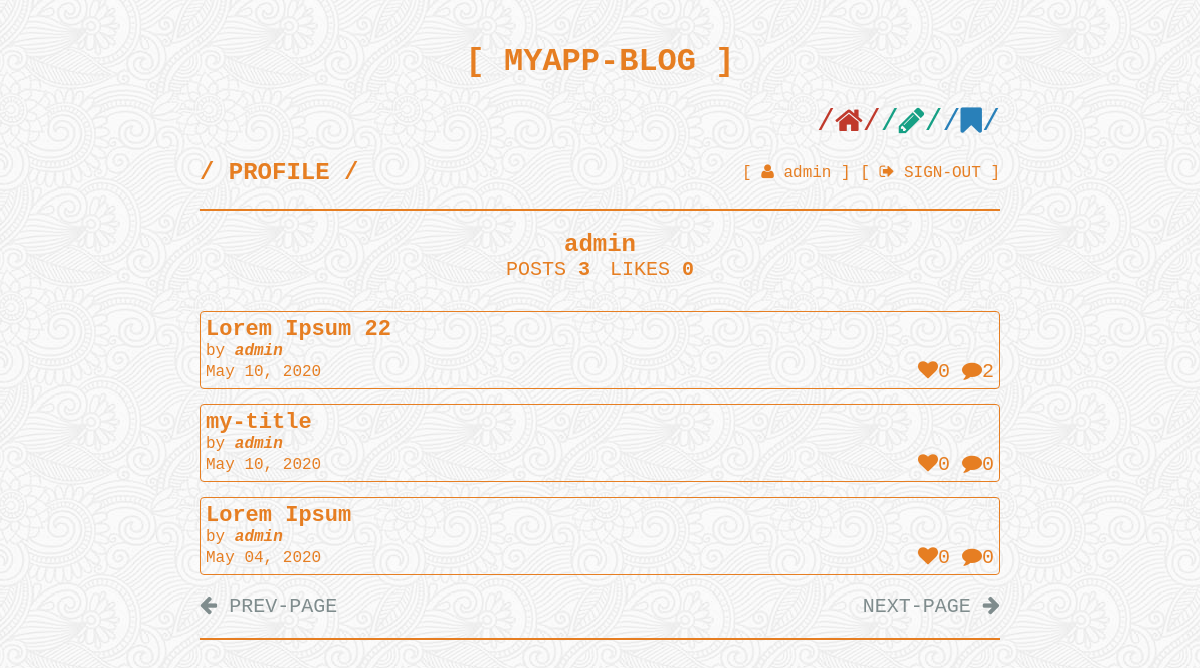
The app's page /profile (signed in) with its own data.
### blog/models.py (models this page shows, shortened)
class User(UserMixin, db.Model):
    __tablename__ = "user"
    id = db.Column(db.Integer, primary_key=True, autoincrement=True)
    username = db.Column(db.String(32), nullable=False, unique=True)
    password_hash = db.Column(db.String(256), nullable=False)
    posts = db.relationship("Post", backref="user")
    comments = db.relationship("Comment", backref="user")
    liked_posts = db.relationship(
        "Post", secondary=likes, backref="liked_by", lazy="dynamic"
    )
    saved_posts = db.relationship(
        "Post", secondary=saves, backref="saved_by", lazy="dynamic",
    )

class Post(db.Model):
    __tablename__ = "post"
    id = db.Column(db.Integer, primary_key=True, autoincrement=True)
    user_id = db.Column(db.Integer, db.ForeignKey("user.id"))
    title = db.Column(db.String(256), nullable=False)
    body = db.Column(db.Text, nullable=False)
    comments = db.relationship("Comment", backref="post")
    created = db.Column(db.DateTime, server_default=func.now())

### blog/views.py (the view)
@app_blueprint.route("/profile")
@login_required
def profile():
    page = request.args.get("page", 1, type=int)
    pagination = (
        Post.query.filter_by(user_id=current_user.id)
        .order_by(Post.created.desc())
        .paginate(page, current_app.config["POSTS_PER_PAGE"], False)
    )
    post_count = (
        db.session.query(Post, func.count().label("number"))
        .filter_by(user_id=current_user.id)
        .first()
        .number
    )
    like_count = (
        db.session.query(Post, func.count().label("number"))
        .join(likes, Post.id == likes.c.post_id)
        .filter(Post.user_id == current_user.id, likes.c.user_id != current_user.id)
        .first()
        .number
    )
    return render_template(
        "user.html",
        pagination=pagination,
        post_count=post_count,
        like_count=like_count,
        user=current_user,
        username=current_user.username,
        page_route="app.profile",
        page_title="PROFILE",
        page_color="orange",
    )

### blog/views.py (called while the page is built)
@login_manager.user_loader
def load_user(user_id):
    if user_id is not None:
        return User.query.get(user_id)
    return None

### blog/templates/user.html
{% extends "base.html" %}
{% block content %}
<main class="page-container">
  <div class="user-container">
    <div class="user-name">
      <span><b>{{username}}</b></span>
    </div>
    <div class="user-stats">
      <div class="user-stats-item">
        <span>POSTS</span>
        <b>{{post_count}}</b>
      </div>
      <div class="user-stats-item">
        <span>LIKES</span>
        <b>{{like_count}}</b>
      </div>
    </div>
  </div>
  {% include "posts.html" %}
</main>
{% endblock %}

### blog/templates/header.html (shortened to what this page needs)
{% block header %}
<div class="website-title enclose-square">
  MYAPP-BLOG
</div>
{% if user %}
<nav class="navbar">
  <a class="button-red" href="{{ url_for('app.home') }}" title="HOME" role="button">
    <span class="enclose-{{'square' if page_title=='HOME' else 'slash'}} display-inline-flex">
      <i class="fa fa-home" aria-hidden="true"></i>
    </span>
  </a>
  <a class="button-green" href="{{ url_for('app.new_post') }}" title="NEW-POST" role="button">
    <span class="enclose-{{'square' if page_title=='NEW-POST' else 'slash'}} display-inline-flex">
      <i class="fa fa-pencil" aria-hidden="true"></i>
    </span>
  </a>
  <a class="button-blue" href="{{ url_for('app.saved_posts') }}" title="SAVED-POSTS" role="button">
    <span class="enclose-{{'square' if page_title=='SAVED-POSTS' else 'slash'}} display-inline-flex">
      <i class="fa fa-bookmark" aria-hidden="true"></i>
    </span>
  </a>
</nav>
{% endif %}
<div class="page-title-container">
  <div class="page-title enclose-slash">
    {{page_title}}
  </div>
  {% if user -%}
  <div class="signed-in-container">
    <a class="enclose-square" href="{{ url_for('app.profile') }}">
      <i class="fa fa-user" aria-hidden="true"></i>
      <span>{{user.username}}</span>
    </a>
    <a class="enclose-square" href="{{ url_for('app.sign_out') }}">
      <i class="fa fa-sign-out" aria-hidden="true"></i>
      <span>SIGN-OUT</span>
    </a>
  </div>
  {%- endif %}
</div>
{% endblock %}

### blog/templates/posts.html (shortened to what this page needs)
{% block posts %}
{% if pagination.items -%}
{% for post in pagination.items %}
<div class="post-container theme-border">
  <div class="post-header">
    <div class="post-title-container">
      <a class="post-title" href="{{ url_for('app.view_post', post_id=post.id) }}">
        <b>{{post.title}}</b>
      </a>
      <div class="post-author-container">
        <span>by</span>
        <a href="{{ url_for('app.view_user', user_id=post.user.id) }}">
          <i><b>{{post.user.username}}</b></i>
        </a>
      </div>
    </div>
  </div>
  <div class="post-footer">
    <span class="post-date">{{post.created.strftime("%b %d, %Y")}}</span>
    <div class="post-button-container">
      <span class="display-inline-flex" title="Likes">
        <i class="fa fa-heart" aria-hidden="true"></i>
        <span>{{post.liked_by|length}}</span>
      </span>
      <span class="display-inline-flex" title="Comments">
        <i class="fa fa-comment" aria-hidden="true"></i>
        <span>{{post.comments|length}}</span>
      </span>
    </div>
  </div>
</div>
{% endfor %}
<div class="pagination-container">
  {% if pagination.has_prev -%}
  <a class="theme-button" href="{{ url_for(page_route, query, page=pagination.prev_num) }}">
    <i class="fa fa-arrow-left" aria-hidden="true"></i>
    <span>PREV-PAGE</span>
  </a>
  {%- else -%}
  <span class="color-grey cursor-not-allowed">
    <i class="fa fa-arrow-left" aria-hidden="true"></i>
    <span>PREV-PAGE</span>
  </span>
  {%- endif %}
  {% if pagination.has_next -%}
  <a class="theme-button" href="{{ url_for(page_route, query, page=pagination.next_num) }}">
    <span>NEXT-PAGE</span>
    <i class="fa fa-arrow-right" aria-hidden="true"></i>
  </a>
  {%- else -%}
  <span class="color-grey cursor-not-allowed">
    <span>NEXT-PAGE</span>
    <i class="fa fa-arrow-right" aria-hidden="true"></i>
  </span>
  {%- endif %}
</div>
{% else %}
<div class="text-align-center font-size-24">[ EMPTY ]</div>
{% endif %}
{% endblock %}

### blog/static/css/custom-styles.css (style rules this page uses)
@media (min-width: 601px) { .navbar { justify-content: flex-end; } }
body { font-family: "courier new", courier, monospace; background-image: url("/static/img/symphony.png"); }
a { color: inherit; text-decoration: none; }
.website-title { margin-top: 25px; margin-bottom: 25px; font-size: 32px; font-weight: bold; text-align: center; }
.navbar { display: flex; flex-wrap: wrap; align-items: center; margin-top: 5px; margin-bottom: 5px; }
.navbar a { font-size: 30px; }
.page-title-container { display: flex; align-items: center; }
.page-title { flex-grow: 1; margin-top: 15px; margin-bottom: 15px; font-size: 24px; font-weight: 700; }
.signed-in-container { order: 1; margin-top: 15px; margin-bottom: 15px; }
.page-container { margin-top: 20px; margin-bottom: 20px; }
.post-container { margin-top: 15px; margin-bottom: 15px; padding: 5px; border-radius: 4px; }
.post-header { display: flex; align-items: baseline; }
.post-title-container { flex-grow: 1; }
.post-author-container { font-size: 16px; }
.post-title { font-size: 22px; }
.post-button-container { font-size: 20px; }
.post-footer { display: flex; align-items: center; justify-content: space-between; }
.post-date { font-size: 14; }
.user-container { margin-top: 20px; margin-bottom: 30px; text-align: center; }
.user-name { font-size: 24px; }
.user-stats { display: flex; justify-content: center; }
.user-stats-item { font-size: 20px; margin-left: 10px; margin-right: 10px; }
.pagination-container { margin-top: 20px; margin-bottom: 10px; display: flex; justify-content: space-between; font-size: 20px; }
.enclose-slash::before { content: "/"; }
.enclose-slash::after { content: "/"; }
.enclose-square::before { content: "["; }
.enclose-square::after { content: "]"; }
.button-black, .button-red, .button-blue, .button-green, .button-orange, .button-purple, .button-grey, .theme-button { border: none; padding: 0; outline: 0; cursor: pointer; background-color: transparent; vertical-align: middle; -webkit-tap-highlight-color: transparent; transition: all 0.1s; }
.theme-red, .theme-red .theme-button, .color-red, .button-red { color: #c0392b; }
.theme-blue, .theme-blue .theme-button, .color-blue, .button-blue { color: #2980b9; }
.theme-green, .theme-green .theme-button, .color-green, .button-green { color: #16a085; }
.theme-grey, .theme-grey .theme-button, .color-grey, .button-grey { color: #7f8c8d; }
.theme-orange .theme-border { border: 1px solid #e67e22; }
.cursor-not-allowed { cursor: not-allowed; }
.display-inline-flex { display: inline-flex; }

### records on screen
User: username "admin"
Post: title "Lorem Ipsum 22", user.username "admin", created "May 10, 2020", liked_by|length "0", comments|length "2"
Post: title "my-title", user.username "admin", created "May 10, 2020", liked_by|length "0", comments|length "0"
Post: title "Lorem Ipsum", user.username "admin", created "May 04, 2020", liked_by|length "0", comments|length "0"

### other values on screen
{{ page_title }} "PROFILE"
{{ post_count }} "3"
{{ like_count }} "0"
